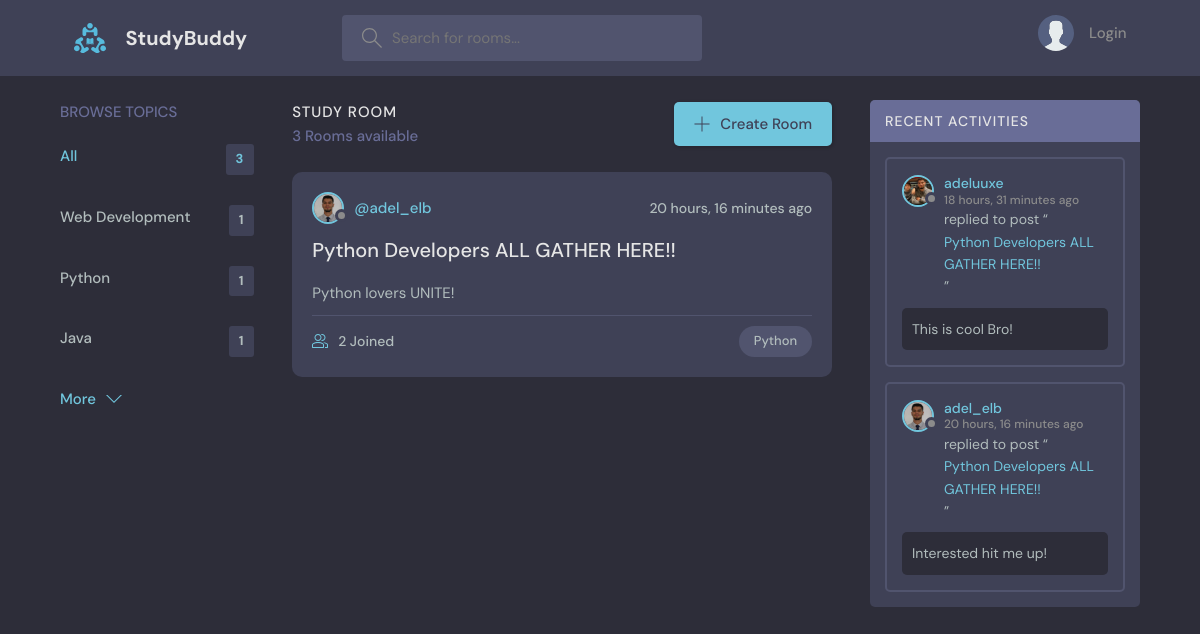
Page /?q=Python on the committed database.
### base/models.py (models this page shows, shortened)
class Topic(models.Model):
    name = models.CharField(max_length=200)

class Room(models.Model):
    host = models.ForeignKey(User, on_delete=models.CASCADE, null=True)
    topic = models.ForeignKey(Topic, on_delete=models.SET_NULL, null=True)
    name = models.CharField(max_length=200)
    description = models.TextField(null=True, blank=True) # null for database and blank is when we save a form
    participants = models.ManyToManyField(User,
                                          related_name='participants',
                                          blank=True)
    updated = models.DateTimeField(auto_now=True) # every time we save this module the datetime is updated
    created = models.DateTimeField(auto_now_add=True) # only saves datetime when we create the model
    class Meta:
        ordering = ['-created'] # adding dash '-' means we want to order the results of the the query

class User(AbstractUser):
    name = models.CharField(max_length=200, null=True)
    email = models.EmailField(unique=True, null=True)
    bio = models.TextField(null=True)
    avatar = models.ImageField(null=True, default="avatar.svg")
    USERNAME_FIELD = 'email'
    REQUIRED_FIELDS = []

class Message(models.Model):
    user = models.ForeignKey(User, on_delete=models.CASCADE)
    room = models.ForeignKey(Room, on_delete=models.CASCADE)
    body = models.TextField()
    updated = models.DateTimeField(auto_now=True)
    created = models.DateTimeField(auto_now_add=True)
    edited = models.BooleanField(default=False)
    class Meta:
        ordering = ['-created']
    def __str__(self) -> str:
        return self.body[:50]

### base/views.py (the view)
# urls.py: path('', views.home, name='home'),
def home(request):
    q = request.GET.get('q') if request.GET.get('q') != None else ''
    rooms = Room.objects.filter(
        Q(topic__name__icontains=q) | # Topic Name Rooms
        Q(name__icontains=q) | # Room Name
        Q(description__icontains=q) # Room Description
    )
    room_count = rooms.count()
    rooms_all = Room.objects.all().count()
    topics = Topic.objects.all()
    room_messages = Message.objects.filter(
        room__topic__name__icontains=q
    )
    context = {
        'rooms': rooms,
        'topics': topics,
        'room_count': room_count,
        'rooms_count': rooms_all,
        'room_messages': room_messages,
    }
    return render(request, 'base/home.html', context)

### base/templates/base/home.html (shortened to what this page needs)
{% extends 'main.html' %}
{% block content %}
<main class="layout layout--3">
  <div class="container">
      {% include 'base/topics_component.html' %}
    <div class="roomList">
      <div class="roomList__header">
        <div>
          <h2>Study Room</h2>
          <p>{{ rooms_count }} Rooms available</p>
        </div>
        <a class="btn btn--main" href="{% url 'create-room' %}">
          <svg version="1.1" xmlns="http://www.w3.org/2000/svg" width="32" height="32" viewBox="0 0 32 32">
            <title>add</title>
            <path
              d="M16.943 0.943h-1.885v14.115h-14.115v1.885h14.115v14.115h1.885v-14.115h14.115v-1.885h-14.115v-14.115z"
            ></path>
          </svg>
          Create Room
        </a>
      </div>
      {% include 'base/feed_component.html' %}
      </div>
      {% include 'base/activity_component.html' %}
  </div>
</main>
{% endblock %}

### base/templates/base/topics_component.html
<div class="topics">
    <div class="topics__header">
      <h2>Browse Topics</h2>
    </div>
    <ul class="topics__list">
      <li>
        <a href="{% url 'home' %}" class="active">All <span>{{ rooms_count }}</span></a>
      </li>
      {% for topic in topics %}
      <li>
        <a href="{% url 'home' %}?q={{ topic.name }}">{{ topic.name }} <span>{{ topic.room_set.all.count }}</span></a>
      </li>
      {% endfor %}
    </ul>
    <a class="btn btn--link" href="topics.html">
      More
      <svg version="1.1" xmlns="http://www.w3.org/2000/svg" width="32" height="32" viewBox="0 0 32 32">
        <title>chevron-down</title>
        <path d="M16 21l-13-13h-3l16 16 16-16h-3l-13 13z"></path>
      </svg>
    </a>
</div>

### base/templates/base/feed_component.html (shortened to what this page needs)
{% for room in rooms %}
<div class="roomListRoom">
  <div class="roomListRoom__header">
    <a href="{% url 'profile' room.host.id %}" class="roomListRoom__author">
      <div class="avatar avatar--small">
        <img src="{{ room.host.avatar.url }}" />
      </div>
      <span>@{{ room.host.username }}</span>
    </a>
    <div class="roomListRoom__actions">
      <span>{{ room.created | timesince }} ago</span>
    </div>
  </div>
  <div class="roomListRoom__content">
    <a href="{% url 'room' room.id %}">{{ room.name }}</a>
    <p>
      {{ room.description }}
    </p>
  </div>
  <div class="roomListRoom__meta">
    <a href="{% url 'room' room.id %}" class="roomListRoom__joined">
      {{ room.participants.all.count }} Joined
    </a>
    <p class="roomListRoom__topic">{{ room.topic.name }}</p>
  </div>
</div>
{% endfor %}

### base/templates/base/activity_component.html (shortened to what this page needs)
<div class="activities">
    <div class="activities__header">
      <h2>Recent Activities</h2>
    </div>
    {% for message in room_messages %}
    <div class="activities__box">
      <div class="activities__boxHeader roomListRoom__header">
        <a href="{% url 'profile' message.user.id %}" class="roomListRoom__author">
          <div class="avatar avatar--small">
            <img src="{{ message.user.avatar.url }}" />
          </div>
          <p>
            {{ message.user.username }}
            <span>{{ message.created | timesince }} ago</span>
          </p>
        </a>
      </div>
      <div class="activities__boxContent">
        <p>replied to post “<a href="{% url 'room' message.room.id %}">{{ message.room.name }}</a>”</p>
        <div class="activities__boxRoomContent">
          {{ message }}
        </div>
      </div>
    </div>
    {% endfor %}
</div>

### rows in the picture
Topic: name "Web Development", room_set.all.count "1"
Topic: name "Python", room_set.all.count "1"
Topic: name "Java", room_set.all.count "1"
Room: host.avatar (picture), host.username "adel_elb", created "20 hours, 16 minutes", name "Python Developers ALL GATHER HERE!!", description "Python lovers UNITE!", participants.all.count "2", topic.name "Python"
Message: user.avatar (picture), user.username "adeluuxe", created "18 hours, 31 minutes", room.name "Python Developers ALL GATHER HERE!!", body "This is cool Bro!"
Message: user.avatar (picture), user.username "adel_elb", created "20 hours, 16 minutes", room.name "Python Developers ALL GATHER HERE!!", body "Interested hit me up!"

### other values in the picture
{{ rooms_count }} "3"
